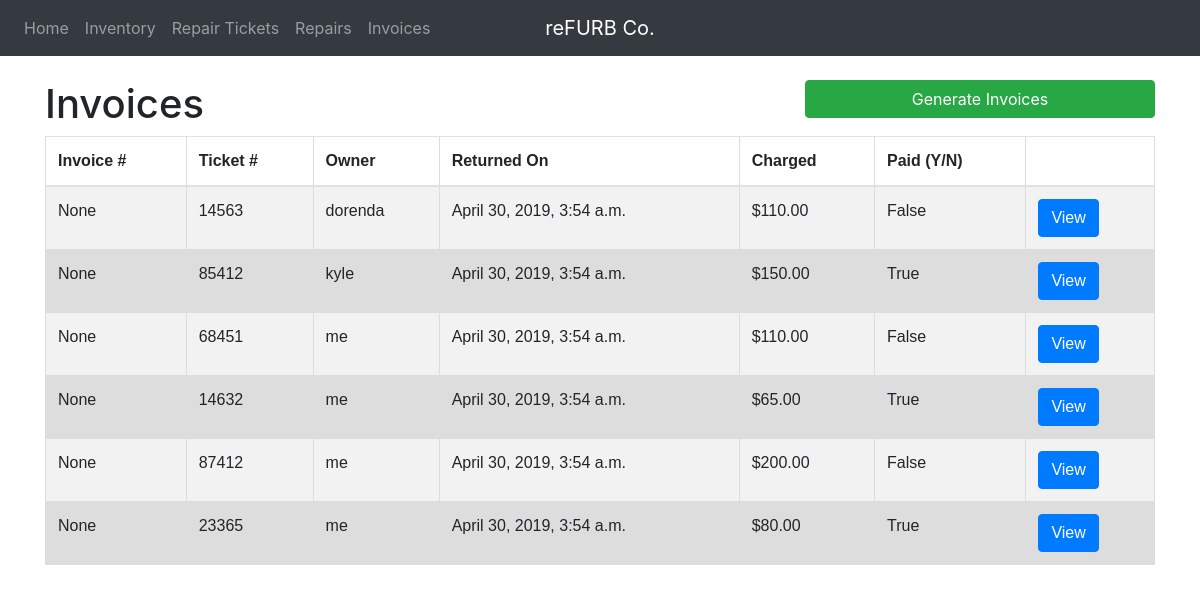
The app's page /refurbco/invoices/, older data.
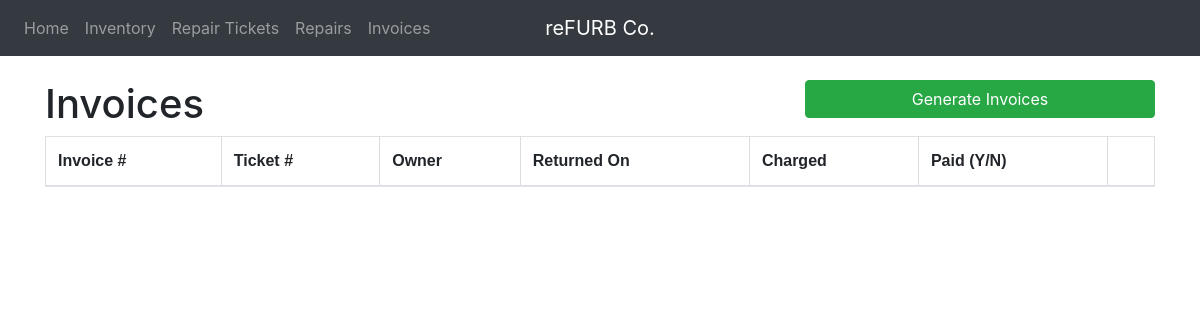
The same page, newer data.
### refurbco/models.py (models this page shows, shortened)
class RepairTicket(models.Model):
    model_number = models.TextField(max_length=5)
    issue = models.TextField(max_length=500, blank=True)
    serial_number = models.TextField(max_length=12)
    device_owner = models.TextField(max_length=20)
    ticket_number = models.TextField(max_length=5, blank=True)
    charged = models.TextField(max_length=20, blank=True)
    created_on = models.DateTimeField(default=timezone.now)
    completed = models.BooleanField(default=False)

### refurbco/views.py (the view)
# urls.py: path('invoices/', views.invoices, name='refurbco-invoices'),
def invoices(request):
  context = {
    'title':'Invoices',
    'invoices': Invoice.objects.all()
  }
  return render(request, 'refurbco/invoices.html', context)

### refurbco/templates/refurbco/invoices.html
{% extends "refurbco/base.html" %}
{% block content %}
<div class="">
    <br>
    <div class='row'>
        <h1 class='col-lg-8'>Invoices</h1>
        <form class='col-lg-4' action="{% url 'refurbco-generateInvoices' %}" method="POST"> {% csrf_token %}
            <input type='submit' class='btn btn-success btn-block' value="Generate Invoices">
        </form>
    </div>
    <table class='table table-striped'>
            <thead>
                <tr>
                    <th scope='col'>Invoice #</th>
                    <th scope='col'>Ticket #</th>
                    <th scope='col'>Owner</th>
                    <th scope='col'>Returned On</th>
                    <th scope='col'>Charged</th>
                    <th scope='col'>Paid (Y/N)</th>
                    <th scope='col'> </th>
                </tr>
            </thead>
            <tbody>
            {% for invoice in invoices %}
            <tr>
                <td scope='row'>{{ invoice.id }}</td>
                <td>{{ invoice.repairticket.ticket_number }}</td>
                <td>{{ invoice.repairticket.device_owner }}</td>
                <td>{{ invoice.created_on }}</td>
                <td>{{ invoice.charged }}</td>
                <td>{{ invoice.paid }}</td>
                <td>
                    <form action="{% url 'refurbco-viewInvoice' invoice.id %}" method='GET'>
                        <input type='submit' class='btn btn-primary' value="View">
                    </form>
                </td>
            </tr>
            {% endfor %}
            </tbody>
        </table>
</div>
{% endblock content %}

Row changes from the older to the newer data that the page shows:
removed RepairTicket: repairticket.ticket_number "14563", repairticket.device_owner "dorenda"
removed RepairTicket: repairticket.ticket_number "85412", repairticket.device_owner "kyle"
removed RepairTicket: repairticket.ticket_number "68451", repairticket.device_owner "me"
removed RepairTicket: repairticket.ticket_number "14632", repairticket.device_owner "me"
removed RepairTicket: repairticket.ticket_number "87412", repairticket.device_owner "me"
removed RepairTicket: repairticket.ticket_number "23365", repairticket.device_owner "me"
Text that changed along with them:
list line gone: "None April 30, 2019, 3:54 a.m. $110.00 False View"
list line gone: "None April 30, 2019, 3:54 a.m. $150.00 True View"
list line gone: "None April 30, 2019, 3:54 a.m. $65.00 True View"
list line gone: "None April 30, 2019, 3:54 a.m. $200.00 False View"
list line gone: "None April 30, 2019, 3:54 a.m. $80.00 True View"
